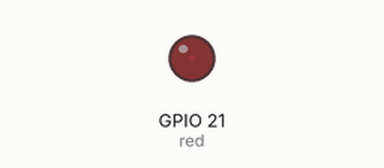
Simulated run of this program. Board: Raspberry Pi (BCM pin numbers). Shown: output pins drawn as LEDs (lit = HIGH). What the program prints to the terminal is not drawn.

Above: at 0.05 s.
At 1.05 s:
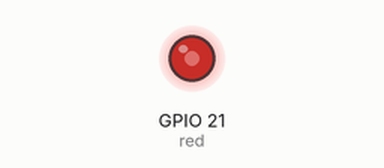
At 1.75 s:
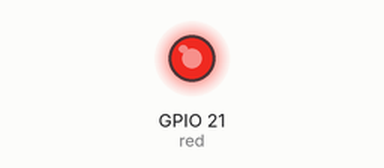
At 3.5 s:
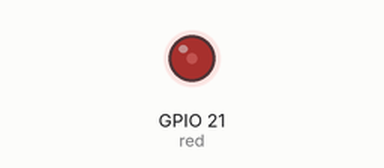
Timing chart, 0 to 5.2 s (numbered marks = the images above):
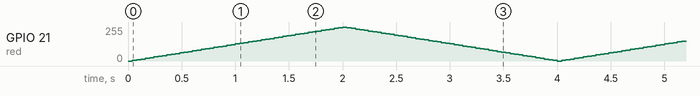

The program:

gpiozero_PWDLED_pulse_settings.py
```python
#!/usr/bin/python3
from gpiozero import PWMLED
from signal import pause

red = PWMLED(21)

print("Press Crtl-C to stop the program.")
while True:
	try:
		red.pulse(fade_in_time = 2, fade_out_time = 2, n=None, background=True)
		pause()
	except KeyboardInterrupt:
		print("Stopping program.\n")
		red.close()
		exit()
```
